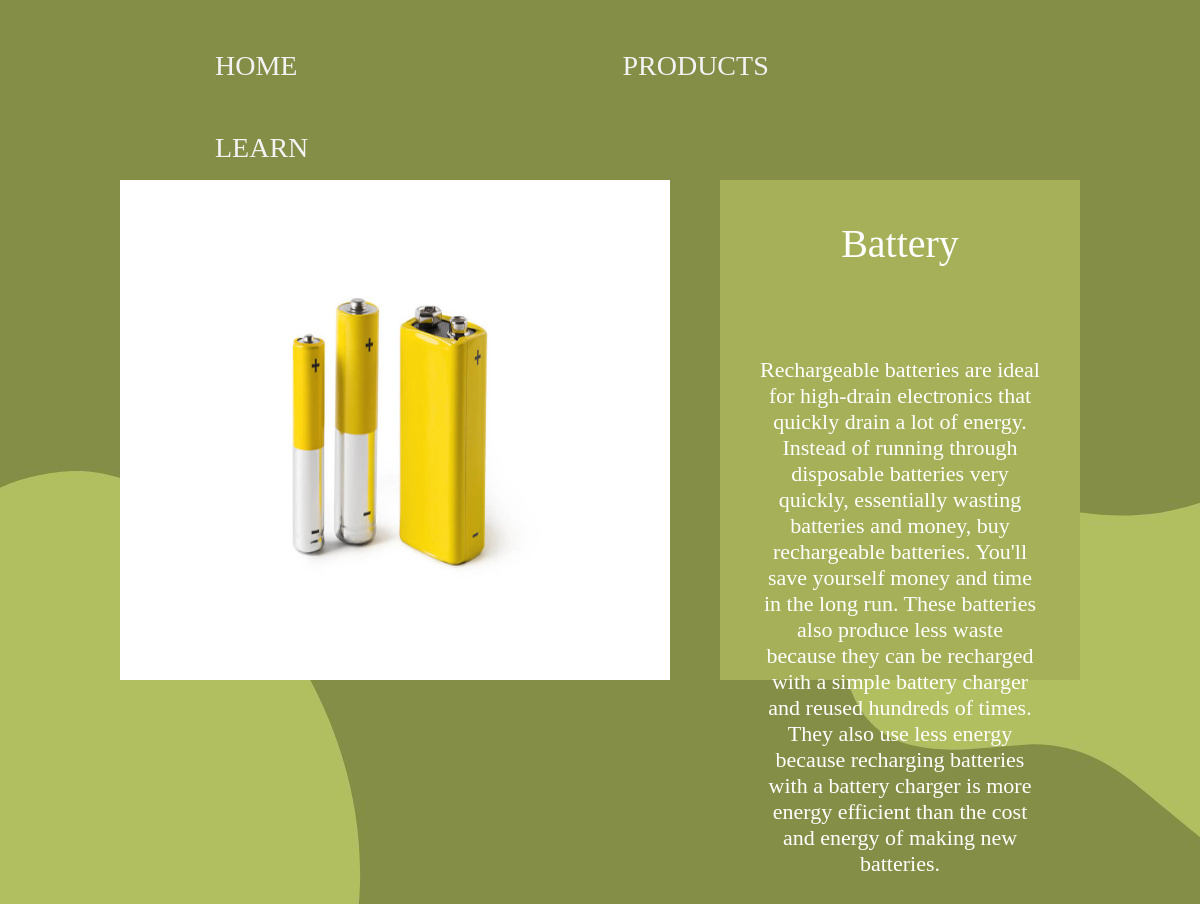
Page /product/11 on the committed database.
### tables this page shows
CREATE TABLE product (id INTEGER PRIMARY KEY AUTOINCREMENT, file_name TEXT, name TEXT NOT NULL, description TEXT);

### main.py (the view)
@app.route("/product/<int:product_id>")
def showpost(product_id):
    cursor = get_db().cursor()
    sql = "SELECT * FROM product WHERE id=?"
    cursor.execute(sql, (product_id,))
    variable = cursor.fetchone()
    print(variable)
    return render_template("var.html", variable=variable)

### main.py (called while the page is built)
def get_db():
    db = getattr(g, "_database", None)
    if db is None:
        db = g._database = sqlite3.connect(DATABASE)
    return db

@app.teardown_appcontext
def close_connection(exception):
    db = getattr(g, "_database", None)
    if db is not None:
        db.close()

### templates/var.html
{% extends "base.html" %}
{% block body %}
<div class="container-1">
    <img src="/static/images/{{variable[1]}}" alt="product-image-display-here" class="pimg">
    <div class="contents">
        <figure class="heading"> {{variable[2]}} </figure><br>
        <figure class="desc"> {{variable[3]}} </figure> <br>
    </div>
</div>
{% endblock body %}

### static/styles.css (style rules this page uses)
.container-1 { display: flex; margin: auto; width: 80%; text-align: center; }
.pimg { width: 550px; height: 500px; padding-top: 50px; padding-left: 50px; transform: translate(-50px, -50px); }
.contents { font-size: 25px; color: white; background-color: rgb(165, 176, 88); height: 500px; width: 550px; }
.heading { font-size: 40px; }
.desc { font-size: 22px; }
.bgimg3 { background-image: url('/static/images/bgimg5.jpg'); }
body { margin: 0; }

### rows in the picture
product: file_name (picture), name "Battery", description "Rechargeable batteries are ideal for high-drain electronics that quickly drain a lot of energy. Instead of running through disposable batteries very quickly, essentially wasting batteries and money, buy rechargeable batteries. You'll save yourself money and time in the long run. These batteries also produce less waste because they can be recharged with a simple battery charger and reused hundreds of times. They also use less energy because recharging batteries with a battery charger is more energy efficient than the cost and energy of making new batteries."
